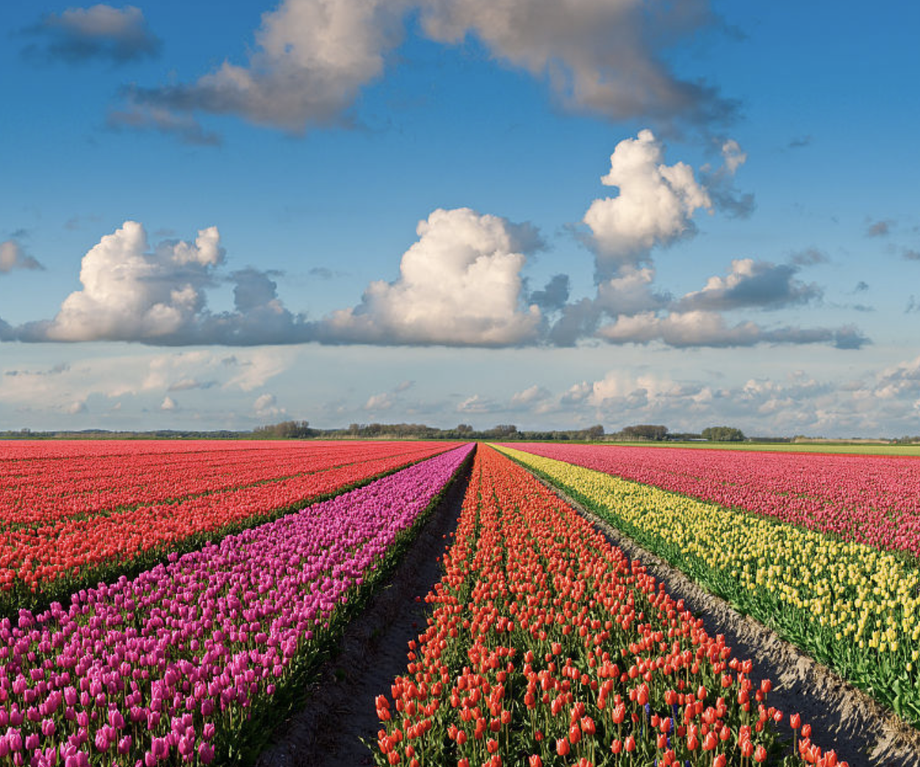
#> input picture view.png, 920 x 767 px, shrunk from 1252 x 1044 before the run
$ python tut10.py   (older library calls are emulated)
#> lines starting #> are read from the running program, lines starting #| are printed output that depends on the picture
import cv2 as cv
import numpy as np
from matplotlib import pyplot as plt


def bi_demo(image):
    dst = cv.bilateralFilter(image, 0, 100, 15)
    cv.imshow("bi_demo", dst)


# [4 lines left out: function shift_demo, not called in this run]


def plot_demo(image):
    plt.hist(image.ravel(), 256, [0, 256])
    plt.show()


# [43 lines left out: functions image_hist, equalHist_demo, clahe_demo, create_rgb_hist, hist_compare, not called in this run]

def hist2d_demo(image):
    hsv = cv.cvtColor(image, cv.COLOR_BGR2HSV)
    hist = cv.calcHist([hsv], [0, 1], None, [180, 256], [0, 180, 0, 256])
    plt.imshow(hist, interpolation="nearest")
    plt.title("hist2d_demo")
    plt.show()

# [16 lines left out: function back_projection_demo, not called in this run]


src = cv.imread("view.png")
#> src is the input picture: shape (767, 920, 3); mean B, G, R 128.7, 121.4, 126.4
cv.namedWindow("input image1", cv.WINDOW_AUTOSIZE)
cv.imshow("input image1", src)
# [6 lines of commented-out code are left out]
hist2d_demo(src)
#> in hist2d_demo, `hsv = cv.cvtColor(image, cv.COLOR_BGR2HSV)`: hsv: shape (767, 920, 3); mean H, S, V 79.7, 109.5, 160.4
#> in hist2d_demo, `hist = cv.calcHist([hsv], [0, 1], None, [180, 256], [0, 180, 0, 256])`:
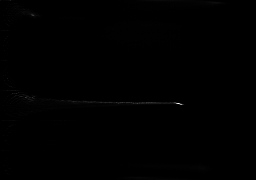
#> hist: shape (180, 256) float32; min 0, max 6986, mean 15.3; drawn with min black and max white
# back_projection_demo()
cv.waitKey(0)
cv.destroyAllWindows()

$ run again, with tar.png copied over view.png
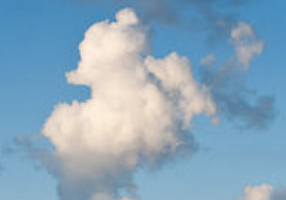
#> input picture tar.png, 286 x 200 px
#> src is the input picture: shape (200, 286, 3); mean B, G, R 187.7, 166.8, 136.7
#> hsv: shape (200, 286, 3); mean H, S, V 82.4, 84.2, 193.6
#> in hist2d_demo, `hist = cv.calcHist([hsv], [0, 1], None, [180, 256], [0, 180, 0, 256])`:
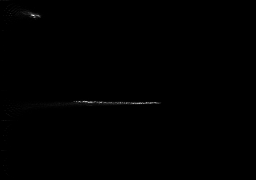
#> hist: shape (180, 256) float32; min 0, max 633, mean 1.2; drawn with min black and max white
